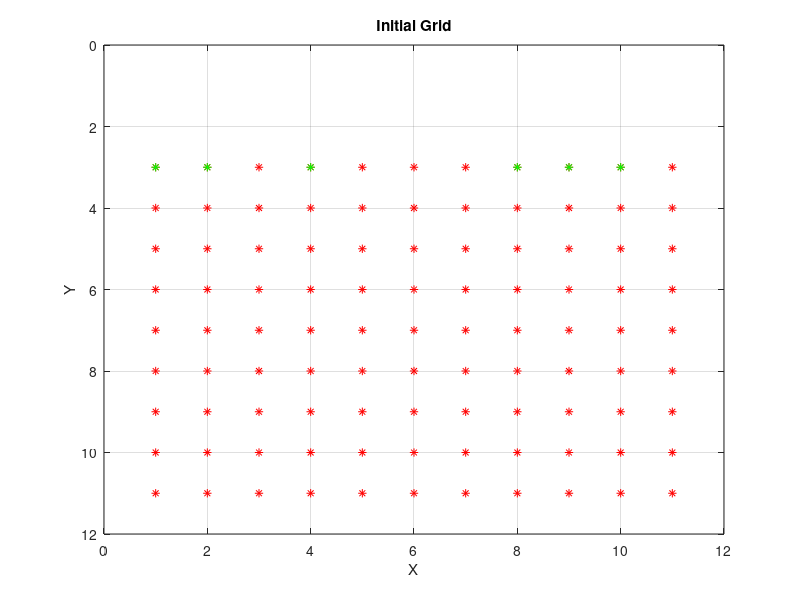

MATLAB code to generate this figure:
clear
close all
[X,Y] = meshgrid(0:10, 0:10);


colors = ones(size(X)); %colors has ones everywhere besides row 1,2==0

colors(1:2, :) = 0;

colors2=zeros(size(X)); % colors2 has zeros everywhere besides row 1

colors2(3,1:11)=1;
% probability of 50 percent that the surface is green.
a=1         %parameters a and b for the probability
b=100
 
    for n=1:11
         X=a+(b-a).*rand(1,1);
             if X>50
             colors2(3,n)=1
             else colors2(3,n)=0
             end
    end
    
% plot the grid
spy(colors,'r')
hold on
spy(colors2,'g')

xlabel('X'); % // Label the X and Y axes
ylabel('Y');
title('Initial Grid');
grid on



    
% N=5
% for n= 1:N
% for c=3:3
%     colors2(c,n)=
% 


% scatter(x,y,'k')
%     hold on
% end